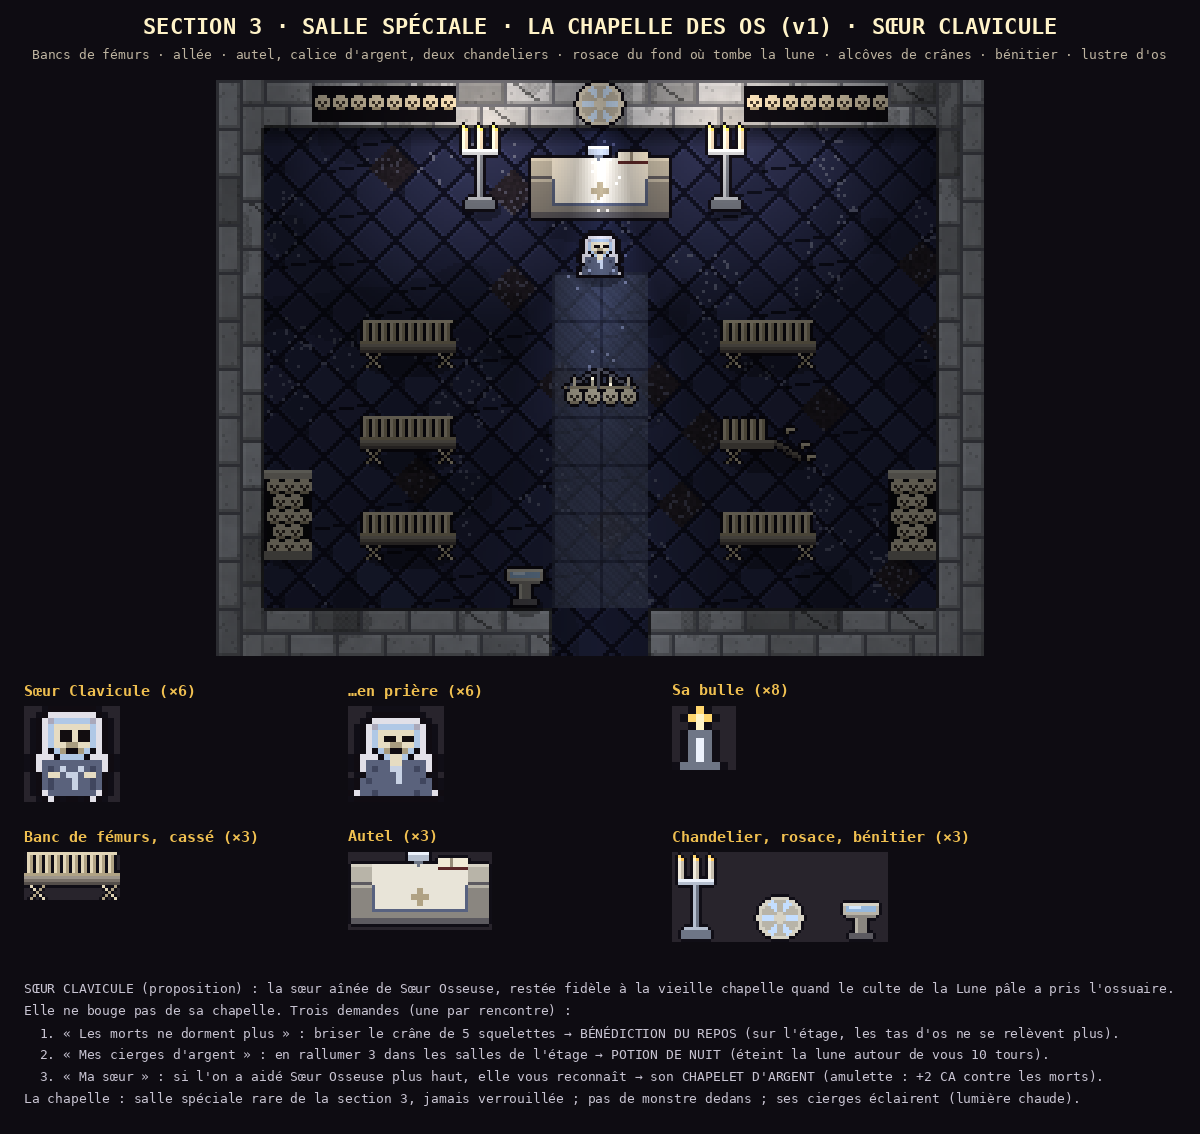

This chart was generated by the following Python code:
"""Section 3, l'Ossuaire : deuxième SALLE SPÉCIALE, la CHAPELLE DES OS, et une autre sœur d'os (Thomas, 2026-11-19,
13 h 23 : « fais une chapelle aussi comme spéciale dans la section, avec une autre sœur d'os »). PROPOSITION, rien n'est
en jeu.

La chapelle d'avant le culte de la Lune pâle : bancs faits de fémurs, allée de dalles usées, autel de craie avec un calice
d'argent et deux chandeliers (ses cierges sont la seule lumière chaude de l'étage), une ROSACE ajourée dans le mur du fond
par où tombe un rai de lune sur l'autel, des alcôves de crânes, un bénitier, un lustre d'os. SŒUR CLAVICULE, la sœur
aînée de Sœur Osseuse, y prie à genoux : voile blanc, guimpe bleu pâle, chapelet d'argent.

  python3 art/ossuaire_chapelle_v1.py   → art/ossuaire_chapelle_v1.png
"""
import importlib.util
import os
import sys

import numpy as np
from PIL import Image, ImageDraw

HERE = os.path.dirname(os.path.abspath(__file__))
sys.path.insert(0, HERE)
from pix import font, grid, up  # noqa: E402


def load(name):
    spec = importlib.util.spec_from_file_location(name, os.path.join(HERE, name + ".py"))
    m = importlib.util.module_from_spec(spec)
    spec.loader.exec_module(m)
    return m


ob1 = load("ossuaire_objets_v1")
ob2 = load("ossuaire_objets_v2")
mus = load("ossuaire_musee_v1")
Sprite, C = ob1.Sprite, ob1.C
T = 16

# 14 × 10 de sol ; porte en bas au milieu.
PLAN = ["#" * 16] + ["#" + "." * 14 + "#" for _ in range(10)] + ["#" * 7 + ".." + "#" * 7]

BONE, BONE_D, BONE_S = (226, 214, 184), (176, 162, 132), (96, 84, 66)
SILVER, SILVER_D, SILVER_L = (180, 190, 206), (110, 118, 134), (236, 242, 252)
CLOTH, CLOTH_D, CLOTH_L = (88, 98, 128), (54, 60, 84), (128, 140, 172)


def pew():
    """Banc de fémurs : une assise de planches grises posée sur des fémurs croisés, un dossier d'os (2 cases)."""
    s = Sprite(32, 16)
    # dossier : rangée de fémurs debout, têtes rondes
    for x in range(1, 31, 3):
        s.r(x, 1, 2, 7, BONE).r(x + 1, 1, 1, 7, BONE_D).r(x - 0, 0, 3, 1, BONE)
    s.r(0, 7, 32, 1, BONE_D)
    # assise
    s.r(0, 8, 32, 3, (120, 112, 104)).r(0, 8, 32, 1, (156, 148, 138)).r(0, 10, 32, 1, (84, 78, 74))
    # pieds : fémurs en X
    for x0 in (2, 26):
        ob2.line(s, x0, 11, x0 + 4, 15, BONE), ob2.line(s, x0 + 4, 11, x0, 15, BONE_D)
    return s.done()


def pew_broken():
    s = Sprite(32, 16)
    for x in range(1, 16, 3):
        s.r(x, 1, 2, 7, BONE).r(x + 1, 1, 1, 7, BONE_D)
    s.r(0, 8, 18, 3, (120, 112, 104)).r(0, 8, 18, 1, (156, 148, 138))
    ob2.line(s, 18, 8, 26, 13, (120, 112, 104)), ob2.line(s, 18, 9, 26, 14, (84, 78, 74))
    for x, y in ((22, 4), (27, 9), (29, 13)):
        s.r(x, y, 3, 1, BONE).p(x, y + 1, BONE_D)
    ob2.line(s, 2, 11, 6, 15, BONE), ob2.line(s, 6, 11, 2, 15, BONE_D)
    return s.done()


def chapel_altar():
    """Autel de craie à nappe blanche bordée de bleu, calice d'argent, livre ouvert (3 cases)."""
    s = Sprite(48, 26)
    s.r(1, 11, 46, 13, "sD").r(1, 11, 46, 1, "s").r(1, 22, 46, 2, "sDD")
    s.r(1, 4, 46, 7, "s").r(1, 4, 46, 1, "sL").r(1, 10, 46, 1, "sDD")
    s.r(8, 4, 32, 7, (232, 228, 216)).r(8, 11, 32, 9, (232, 228, 216)).r(8, 19, 32, 1, CLOTH)
    s.r(8, 11, 1, 9, CLOTH).r(39, 11, 1, 9, CLOTH)
    # croix d'os brodée
    s.r(23, 12, 2, 6, BONE_D).r(21, 14, 6, 2, BONE_D)
    # calice d'argent
    s.r(20, 0, 7, 3, SILVER).r(20, 0, 7, 1, SILVER_L).r(22, 3, 3, 1, SILVER_D).r(23, 4, 1, 1, SILVER_D)
    # livre ouvert
    s.r(30, 2, 10, 3, (240, 234, 214)).r(34, 2, 1, 3, (150, 140, 120)).r(30, 5, 10, 1, (90, 40, 40))
    return s.done()


def chandelier():
    """Grand chandelier d'argent à trois cierges allumés."""
    s = Sprite(16, 30)
    s.r(7, 10, 2, 16, SILVER_D).r(7, 10, 1, 16, SILVER).r(3, 26, 10, 3, SILVER_D).r(4, 25, 8, 1, SILVER)
    s.r(2, 9, 12, 2, SILVER).r(2, 9, 12, 1, SILVER_L)
    for x in (2, 7, 12):
        s.r(x, 3, 2, 6, (240, 234, 220)).r(x + 1, 3, 1, 6, (200, 192, 176))
        s.p(x, 1, (255, 214, 110)).p(x, 2, (255, 244, 200)).p(x + 1, 2, (255, 200, 90))
    return s.done()


def rosace():
    """Rosace ajourée dans le mur du fond : un cercle de craie, six pétales évidés où passe la lumière (2 cases)."""
    s = Sprite(32, 16)
    yy, xx = np.mgrid[0:16, 0:32]
    cx, cy = 15.5, 7.5
    d = np.hypot((xx - cx) / 1.0, (yy - cy) / 0.95)
    ring = (d <= 7.6) & (d >= 6.4)
    s.a[ring] = (*C["sL"], 255)
    ang = np.arctan2(yy - cy, xx - cx)
    hole = (d < 6.4) & (np.cos(6 * ang) > 0.15) & (d > 1.8)
    s.a[hole] = (196, 222, 255, 255)
    s.a[(d < 6.4) & ~hole & (d > 1.8)] = (*C["s"], 255)
    s.a[d <= 1.8] = (*C["sL"], 255)
    return s.done()


def stoup():
    """Bénitier : une vasque de craie sur un pied, eau pâle."""
    s = Sprite(14, 16)
    s.r(1, 3, 12, 4, "s").r(1, 3, 12, 1, "sL").r(2, 4, 10, 2, (150, 184, 220)).r(3, 4, 4, 1, (210, 230, 250))
    s.r(2, 7, 10, 1, "sD").r(5, 8, 4, 6, "sD").r(5, 8, 1, 6, "s").r(3, 13, 8, 2, "sDD")
    return s.done()


def aisle(a):
    """Allée de dalles bleu-gris usées, de la porte à l'autel."""
    for y in range(4 * T, 11 * T):
        for x in range(7 * T, 9 * T):
            lx, ly = x % T, y % T
            c = np.array(CLOTH_D if (lx == 0 or ly == 0) else CLOTH) * (0.85 + 0.15 * ((x * 7 + y * 13) % 5) / 4)
            a[y, x] = a[y, x] * 0.35 + c * 0.65


# ---------------------------------------------------------------- SŒUR CLAVICULE (16 × 16, comme Sœur Osseuse)
# La sœur aînée : VOILE BLANC (et non noir), guimpe bleu pâle, chapelet d'argent, robe gris-bleu.
SOEUR_PAL = {"K": (16, 12, 18), "V": (226, 224, 232), "v": (170, 168, 186), "X": (176, 200, 230), "W": (230, 220, 194),
             "w": (168, 156, 128), "E": (18, 13, 16), "H": (90, 98, 124), "h": (64, 70, 94), "R": (200, 210, 228)}
SOEUR = [
    "....KKKKKKKK....",
    "...KVVVVVVVVK...",
    "..KVvXXXXXXvVK..",
    "..KVXWWWWWWXVK..",
    "..KVXWEEWEEXVK..",
    "..KVXWEEWEEXVK..",
    "..KVXWWwwWWXVK..",
    "..KVKXwKKwXKVK..",
    ".KVVVKXXXXKVVVK.",
    ".KVHHHHHHHHHHVK.",
    ".KVHhHRHHRHhHVK.",
    "..KHWWHRRHWWHK..",
    "..KHhHHHRHHhHK..",
    "..KHhHHHRHHhHK..",
    "..KVHHHHHHHHVK..",
    "...KVK.KK.KVK...",
]
SOEUR_PRAY = [
    "................",
    "....KKKKKKKK....",
    "...KVVVVVVVVK...",
    "..KVvXXXXXXvVK..",
    "..KVXWWWWWWXVK..",
    "..KVXWEEWEEXVK..",
    "..KVXWWwwWWXVK..",
    "..KVKXwKKwXKVK..",
    ".KVVVKXWWXKVVVK.",
    ".KVHHHHWWHHHHVK.",
    ".KVHhHHRRHHhHVK.",
    "..KHHHHHRHHHHK..",
    ".KHhHHHHRHHHhHK.",
    ".KHHHHHHHHHHHHK.",
    "KVHHhHHHHHHhHHVK",
    ".KKKKKKKKKKKKKK.",
]
# Sa bulle : un cierge d'argent allumé.
BUBBLE = ["...Y....", "..YyY...", "...y....", "..RRR...", "..RWR...", "..RWR...", "..RWR...", ".RRRRR.."]
BUBBLE_PAL = {"Y": (255, 214, 110), "y": (255, 244, 200), "R": (110, 118, 134), "W": (236, 242, 252)}


def sprite(rows, pal):
    s = Sprite(len(rows[0]), len(rows))
    s.rows(0, 0, rows, pal)
    return s


def room():
    a, xs, ys, wall = ob2.mini(PLAN)
    aisle(a)
    img = Image.fromarray(np.clip(a, 0, 255).astype(np.uint8), "RGB")
    put = lambda sp, x, y, sh=True: ob2.paste(img, sp, x, y, sh)  # noqa: E731
    # mur du fond : rosace au milieu, alcôves de crânes de part et d'autre (peintes comme dans le jeu : une rangée de crânes)
    img.paste(rosace().img(), (7 * T, 0), rosace().img())
    for x0 in (2 * T, 11 * T):
        sk = Sprite(3 * T, 12)
        sk.r(0, 0, 3 * T, 12, "k")
        for k in range(8):
            ob2.skull_face(sk, 1 + k * 6, 3)
        sk.done()
        img.paste(sk.img(), (x0, 2), sk.img())
    # autel et ses deux chandeliers, sous la rosace
    put(chapel_altar(), 6 * T + 8, 1 * T + 6, False)
    put(chandelier(), 5 * T, 1 * T - 2)
    put(chandelier(), 10 * T + 2, 1 * T - 2)
    # la sœur à genoux devant l'autel
    put(sprite(SOEUR_PRAY, SOEUR_PAL).done(), 7 * T + 8, 3 * T + 2)
    # bancs de fémurs de part et d'autre de l'allée (un cassé)
    for row, y in enumerate(range(5 * T, 10 * T, 2 * T)):
        for x in (3 * T, 10 * T):
            put(pew_broken() if (row, x) == (1, 10 * T) else pew(), x + (8 if x > 8 * T else 0), y)
    # bénitier à l'entrée, lustre d'os au-dessus de l'allée, pilier de crânes dans les coins
    put(stoup(), 6 * T, 10 * T)
    put(ob2.bone_chandelier(), 7 * T + 3, 6 * T, False)
    put(ob2.skull_pillar(), 1 * T, 9 * T - 14)
    put(ob2.skull_pillar(), 14 * T, 9 * T - 14)
    # lumière : rai de lune par la rosace sur l'autel et l'allée, cierges chauds autour de l'autel, le reste sombre
    a = np.asarray(img).astype(float)
    W, H = img.size
    gx, gy = grid(W, H)
    L = np.full((H, W), 0.42)
    warm = np.zeros((H, W))
    for (x, y) in ((5 * T + 8, 1 * T), (10 * T + 10, 1 * T)):
        g = np.clip(1 - np.hypot(gx - x, gy - y) / T / 4.2, 0, 1)
        L = np.maximum(L, 0.42 + g * 0.8)
        warm = np.maximum(warm, g)
    # le rai : un trapèze qui s'élargit de la rosace vers le bas
    half = 0.9 * T + (gy - T) * 0.18
    ray = np.clip(1 - np.abs(gx - 8 * T) / np.maximum(half, 1), 0, 1) * (gy > T) * np.clip(1 - (gy - T) / (8 * T), 0.15, 1)
    L = np.maximum(L, 0.42 + ray * 0.9)
    tint = np.ones((H, W, 3))
    tint = tint * (1 - warm[..., None] * 0.28) + np.array((1.25, 1.0, 0.7)) * warm[..., None] * 0.28
    tint = tint * (1 - ray[..., None] * 0.3) + np.array((0.82, 0.92, 1.15)) * ray[..., None] * 0.3
    a = a * L[..., None] * tint
    # poussière dans le rai
    rng = np.random.default_rng(3)
    for _ in range(70):
        y = int(rng.integers(T, 9 * T))
        x = int(8 * T + rng.normal(0, 0.5) * (0.9 * T + (y - T) * 0.18))
        if 0 <= x < W and ray[y, x] > 0.3:
            a[y, x] = np.minimum(a[y, x] * 1.5 + 30, 255)
    return Image.fromarray(np.clip(a, 0, 255).astype(np.uint8), "RGB")


def main():
    S = 3
    big = up(room(), S)
    parts = [
        ("Sœur Clavicule (×6)", up(sprite(SOEUR, SOEUR_PAL).done().img(), 6)),
        ("…en prière (×6)", up(sprite(SOEUR_PRAY, SOEUR_PAL).done().img(), 6)),
        ("Sa bulle (×8)", up(sprite(BUBBLE, BUBBLE_PAL).done().img(), 8)),
        ("Banc de fémurs, cassé (×3)", up(pew().img(), 3)),
        ("Autel (×3)", up(chapel_altar().img(), 3)),
        ("Chandelier, rosace, bénitier (×3)", None),
    ]
    trio = Image.new("RGBA", (16 * 3 + 32 * 3 + 14 * 3 + 30, 30 * 3), (0, 0, 0, 0))
    for im, x in ((up(chandelier().img(), 3), 0), (up(rosace().img(), 3), 16 * 3 + 12), (up(stoup().img(), 3), 16 * 3 + 32 * 3 + 24)):
        trio.paste(im, (x, trio.height - im.height), im)
    parts[-1] = (parts[-1][0], trio)
    pad = 24
    Wb = max(big.width + 2 * pad, 1200)
    sheet = Image.new("RGB", (Wb, 90 + big.height + 60 + 2 * 200 + 230), (14, 12, 18))
    d = ImageDraw.Draw(sheet)
    d.text((Wb // 2, 26), "SECTION 3 · SALLE SPÉCIALE · LA CHAPELLE DES OS (v1) · SŒUR CLAVICULE", fill=(255, 243, 200), font=font(22), anchor="mm")
    d.text((Wb // 2, 54), "Bancs de fémurs · allée · autel, calice d'argent, deux chandeliers · rosace du fond où tombe la lune · alcôves de crânes · bénitier · lustre d'os",
           fill=(190, 180, 160), font=font(13, False), anchor="mm")
    sheet.paste(big, ((Wb - big.width) // 2, 80))
    x, y = pad, 80 + big.height + 50
    rowh = 0
    for name, im in parts:
        if x + max(im.width, 300) > Wb - pad:
            x, y = pad, y + rowh + 50
            rowh = 0
        d.text((x, y - 22), name, fill=(240, 192, 80), font=font(15), anchor="lt")
        bg = Image.new("RGB", im.size, (40, 36, 44))
        bg.paste(im, (0, 0), im)
        sheet.paste(bg, (x, y))
        x += max(im.width, 300) + pad
        rowh = max(rowh, im.height)
    y += rowh + 40
    note = [
        "SŒUR CLAVICULE (proposition) : la sœur aînée de Sœur Osseuse, restée fidèle à la vieille chapelle quand le culte de la Lune pâle a pris l'ossuaire.",
        "Elle ne bouge pas de sa chapelle. Trois demandes (une par rencontre) :",
        "  1. « Les morts ne dorment plus » : briser le crâne de 5 squelettes → BÉNÉDICTION DU REPOS (sur l'étage, les tas d'os ne se relèvent plus).",
        "  2. « Mes cierges d'argent » : en rallumer 3 dans les salles de l'étage → POTION DE NUIT (éteint la lune autour de vous 10 tours).",
        "  3. « Ma sœur » : si l'on a aidé Sœur Osseuse plus haut, elle vous reconnaît → son CHAPELET D'ARGENT (amulette : +2 CA contre les morts).",
        "La chapelle : salle spéciale rare de la section 3, jamais verrouillée ; pas de monstre dedans ; ses cierges éclairent (lumière chaude).",
    ]
    for i, t in enumerate(note):
        d.text((pad, y + i * 22), t, fill=(200, 196, 210), font=font(13, False), anchor="lt")
    sheet = sheet.crop((0, 0, Wb, y + len(note) * 22 + 20))
    sheet.save(os.path.join(HERE, "ossuaire_chapelle_v1.png"))
    print("art/ossuaire_chapelle_v1.png", sheet.size)


if __name__ == "__main__":
    main()
